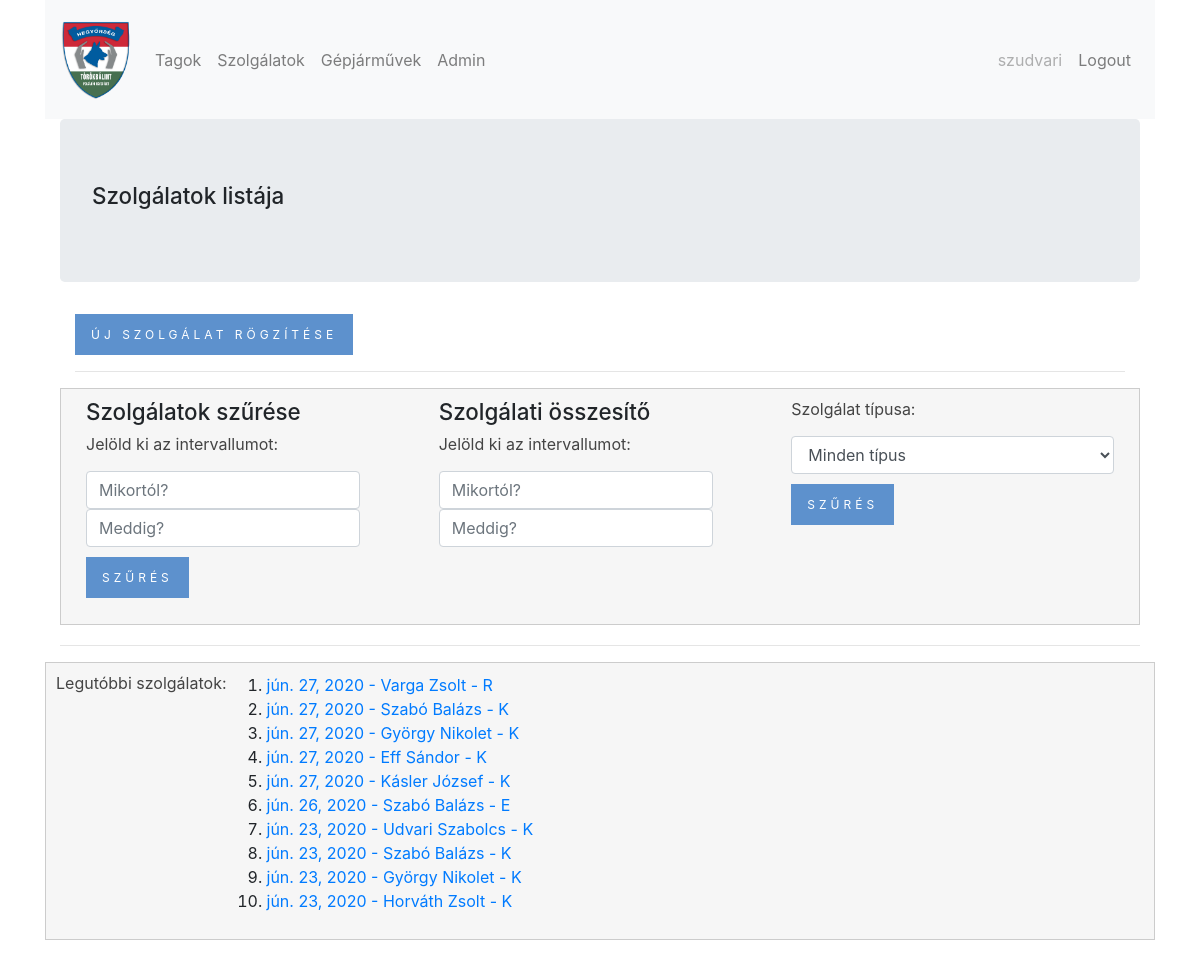
/time_sheet/duty_list (signed in), run on the app's committed database.
### time_sheet/models.py (models this page shows, shortened)
class Duty(models.Model):
    s_types = (('O', 'Önálló'),('R','Rendőrrel közös'),('Re','Rendezvénybiztosítás'),('K', 'Kutyás'),('E', 'Egyéb'))
    member = models.ForeignKey('time_sheet.Member', on_delete = models.SET_DEFAULT, verbose_name= ('Szolgálatot ellátó személy'), default=5)
    duty_type = models.CharField(max_length=2, choices = s_types, default='O',verbose_name= ('Szolgálat típusa'))
    date = models.DateField(verbose_name= ('Dátum'))
    hours = models.PositiveSmallIntegerField(default=0, verbose_name= ('Szolgálati órák'))
    commander = models.BooleanField(default=False, verbose_name= ('Járőrparancsnok'))
    kms = models.PositiveSmallIntegerField(default=0, verbose_name= ('Megtett kilométerek'))
    plate = models.ForeignKey('time_sheet.Car', on_delete = models.CASCADE, verbose_name= ('Rendszám'), blank=True, null=True)
    help = models.PositiveSmallIntegerField(default=0, verbose_name= ('Segítségnyújtás (fő)'))
    retention = models.BooleanField(default=False, verbose_name= ('Visszatartás'))
    caught = models.BooleanField(default=False, verbose_name= ('Tettenérés'))
    missing = models.BooleanField(default=False, verbose_name= ('Eltűnt személy felkutatása'))
    signal = models.BooleanField(default=False, verbose_name= ('Jelzésadás'))
    other = models.BooleanField(default=False, verbose_name= ('Egyéb eset'))
    class Meta():
        unique_together = ('member', 'date', 'duty_type')

class Member(models.Model):
    last_name = models.CharField(max_length=256, verbose_name= ('Vezetéknév'))
    first_name = models.CharField(max_length=256, verbose_name= ('Keresztnév'))
    id_number = models.CharField(max_length=20, blank=True, null=True, verbose_name= ('Igazolvány szám'))
    pmpsz_number = models.CharField(max_length=8, unique=True, blank=True, null=True, verbose_name= ('PMPSZ azonosító'))
    young = models.BooleanField(default=False, verbose_name= ('Ifjú polgárőr'))
    dog = models.BooleanField(default=False, verbose_name= ('Kutyás polgárőr'))
    motor = models.BooleanField(default=False, verbose_name= ('Motoros polgárőr'))
    reg_date = models.DateTimeField(default=timezone.now)
    active = models.BooleanField(default=True, verbose_name= ('Aktív tag'))
    class Meta():
        unique_together = ('first_name', 'last_name')
        ordering = ['last_name']
    def __str__(self):
        return self.last_name + ' ' + self.first_name

### time_sheet/views.py (the view)
# urls.py: path('duty_list', views.DutyList.as_view(), name='duty_list'),
class DutyList(LoginRequiredMixin,ListView):
    login_url = '/login/'
    model = models.Duty
    queryset = models.Duty.objects.order_by('-date')[:10]

### time_sheet/templates/time_sheet/duty_list.html (shortened to what this page needs)
{% extends 'base.html' %}
{% block content_block %}
<div class='jumbotron'>
  <h1>Szolgálatok listája</h1>
</div>
<div class="container">
  <a href="{% url 'time_sheet:duty_create' %}" class="btn btn-primary">Új Szolgálat rögzítése</a>
<hr>
<div class="row">
  <div class="col">
    <h2>Szolgálatok szűrése</h2>
    <p>Jelöld ki az intervallumot:</p>
    <form class="form-inline" action="{% url 'time_sheet:duty_filter_list' %}" method="get" autocomplete="off">
      <input class="form-control datepicker" type="datetime" name="s" placeholder="Mikortól?">
      <input class="form-control datepicker" type="datetime" name="e" placeholder="Meddig?">
          <p class="szures-btn">
            <input type="submit" value="Szűrés" class="btn btn-primary">
          </p>
    </form>
  </div>
  <div class="col">
    <h2>Szolgálati összesítő</h2>
    <p>Jelöld ki az intervallumot:</p>
    <form class="form-inline" action="{% url 'time_sheet:duty_sum' %}" method="get" autocomplete="off">
      <input class="form-control datepicker" type="datetime" name="s" placeholder="Mikortól?">
      <input class="form-control datepicker" type="datetime" name="e" placeholder="Meddig?">
</div>
   <div class="col">
    <p>Szolgálat típusa:</p>
    <select class="form-control" name='t' id='t'>
      <option value="">Minden típus</option>
    </select>
    <p class="szures-btn">
      <input type="submit" value="Szűrés" class="btn btn-primary">
    </p>
   </div>
</div>
</div>
<hr>
  <div class="row member-list">
    <p>Legutóbbi szolgálatok:</p>
    <ol>
      {% for duty in duty_list %}
      <li><a href="{% url 'time_sheet:duty_detail' pk=duty.pk %}"> {{duty.date}} - {{duty.member}} - {{duty.duty_type}}</a></li>
        {% endfor %}
      </ol>
    </div>
  {% endblock %}

### templates/base.html (shortened to what this page needs)
<!DOCTYPE html>
{% load static %}
{% load bootstrap4 %}
<html lang="hu" dir="ltr">
<head>
  {% bootstrap_css %}
  <link href="https://stackpath.bootstrapcdn.com/font-awesome/4.7.0/css/font-awesome.min.css" rel="stylesheet">
  <link rel="stylesheet" href="https://code.jquery.com/ui/1.12.1/themes/base/jquery-ui.css">
  <link rel="stylesheet" href="{% static 'css/master.css' %}">
</head>
<body>
  <div class="container">
    <nav class="navbar navbar-expand-lg navbar-light bg-light">
      <a class="navbar-brand" href={% url 'home' %}><img src="{% static "media/logo.png" %}" alt="Hegyőrség" width="70"></a>
      <div class="collapse navbar-collapse" id="navbarSupportedContent">
        {% if user.is_authenticated %}
        <ul class="navbar-nav mr-auto">
          <li class="nav-item">
            <a class="nav-link" href="{% url 'time_sheet:member_list' %}">Tagok <span class="sr-only">(current)</span></a>
          </li>
          <li class="nav-item">
            <a class="nav-link" href="{% url 'time_sheet:duty_list' %}">Szolgálatok</a>
          </li>
          <li class="nav-item">
            <a class="nav-link" href="{% url 'time_sheet:car_list' %}">Gépjárművek</a>
          </li>
          <li class="nav-item">
            <a class="nav-link" href="{% url 'admin:index' %}">Admin</a>
          </li>
        </ul>
        <ul class="nav navbar-nav navbar-right">
          <li><span class="nav-link disabled">{{user.username}}</span></a></li>
          <li><a class="nav-link" href="{% url 'accounts:logout' %}">Logout</a></li>
        </ul>
        {% else %}
        <ul class="nav navbar-nav navbar-right">
          <li class="nav-item"><a class="nav-link" href="{% url 'accounts:login' %}">Log In</a></li>
        </ul>
        {% endif %}
      </nav>
      <div class="content container mycontainer">
        {% block content_block %}{% endblock %}
      </div>
  </body>
  </html>

### static/css/master.css (style rules this page uses)
.row { background: #f6f6f6; border: 1px solid #ccc; overflow: hidden; padding: 10px; }
.szures-btn { display: block;margin-top: 10px; }
.btn-primary, .button-warning, .d-print-none { display: inline-block; border-radius: 0px; text-decoration: none; padding: 10px 15px; font-size: 12px; line-height: 19px; text-transform: uppercase; letter-spacing: 4px; -webkit-transition: all .4s ease-in-out; -moz-transition: all .4s ease-in-out; -ms-transition: all .4s ease-in-out; -o-transition: all .4s ease-in-out; transition: all .4s ease-in-out; }
.container { margin-bottom: 20px }
.btn-primary { background-color: #5d91cd;border-color: #5d91cd }
p { color: #444; //font-size: 12px; line-height:21px; }
h1, h2 { font-size: 1.4rem }

### data on the page
Duty: date "jún. 27, 2020", member "Varga Zsolt", duty_type "R"
Duty: date "jún. 27, 2020", member "Szabó Balázs", duty_type "K"
Duty: date "jún. 27, 2020", member "György Nikolet", duty_type "K"
Duty: date "jún. 27, 2020", member "Eff Sándor", duty_type "K"
Duty: date "jún. 27, 2020", member "Kásler József", duty_type "K"
Duty: date "jún. 26, 2020", member "Szabó Balázs", duty_type "E"
Duty: date "jún. 23, 2020", member "Udvari Szabolcs", duty_type "K"
Duty: date "jún. 23, 2020", member "Szabó Balázs", duty_type "K"
Duty: date "jún. 23, 2020", member "György Nikolet", duty_type "K"
Duty: date "jún. 23, 2020", member "Horváth Zsolt", duty_type "K"

### other printed values
{{ user.username }} "szudvari"
